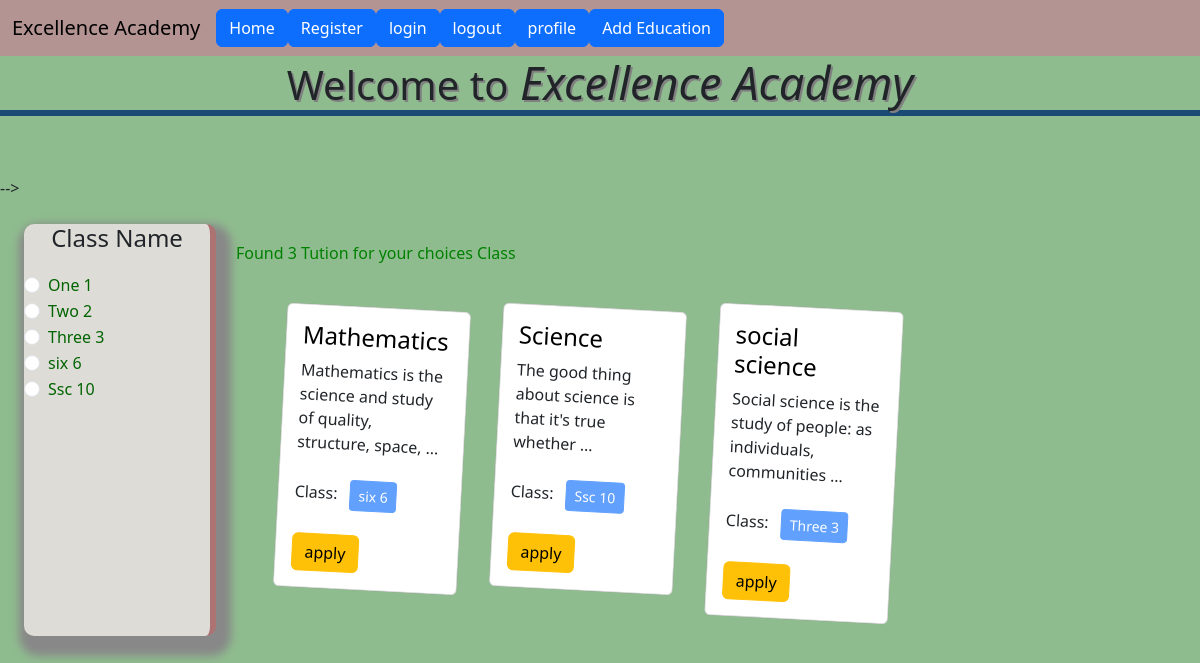
The app's page / (signed in) with its own data.
### ClassCtg/models.py (models this page shows, shortened)
class Category(models.Model):
    name=models.CharField(max_length=100)
    slug = models.SlugField(max_length=100,unique=True,null=True,blank=True)

### Tution/models.py (models this page shows, shortened)
class Tution(models.Model):
    title=models.CharField(max_length=50)
    content=models.TextField()
    category=models.ManyToManyField(Category)  # ekta post multiple categorir moddeh thakteh pare abar akta categorir moddeh multiple post takte pareh
    TutionApprove=models.BooleanField(default=False)

### Excellence_Academy/views.py (the view)
# urls.py: 2. Add a URL to urlpatterns:  path('', views.home, name='home')
def home(request,category_slug=None):
    data = models.Tution.objects.all()
    if category_slug is not None:
        category =Category.objects.get(slug=category_slug)
        data=models.Tution.objects.filter(category=category)
    catgories=Category.objects.all()
    return render(request,'home.html',{'data':data,'category':catgories})

### templates/home.html (shortened to what this page needs)
{% extends "base.html" %}
{% block content %}
    <h1 style="text-align: center; text-shadow: 2px 2px gray; border-bottom: 6px solid rgb(25, 74, 117); margin-bottom: 60px;"  >Welcome to<i class="material-icons" style="font-size:45px;"> Excellence Academy</i></h1>  -->
    {% if user.is_authenticated %}
<div class="d-flex flex-wrap p-4">
    <div class="col-2"
        style="background-color:rgb(222, 220, 215); border-radius: 10px; border-right: 6px solid rgb(173, 114, 114); box-shadow: 5px 10px 8px 10px #888888;">
        <h4 style="text-align: center;margin-bottom: 20px;">Class Name</h4>
        {% for cat in category %}
        <div class="form-check">
            <input class="form-check-input" type="radio" name="category" id="{{cat.id}}">
            <label class="form-check-label" for="{{cat.id}}">
                <a href="{% url 'category_wise_post' cat.slug %}"
                    style="text-decoration: none; margin-bottom: 100px; color:darkgreen;">{{cat.name}}</a>
            </label>
        </div>
        {% endfor %}
    </div>
    <div class="col-10">
        <h6 style="padding: 20px; color: green;">Found {{ data | length }} Tution for your choices Class</h6>
        <div class="d-flex flex-wrap  px-5 ">
            {% for post in data %}
            <div class="col-sm-3 p-3">
                <div class="card" style="transform: rotate(3deg); position: relative;
                animation: mymove 5s infinite; @keyframes mymove {
  from {top: 0px;}
  to {top: 200px;}
}">
                    <div class="card-body">
                        <h4 class="card-title"><a href="{% comment %}{% url 'details' post.id %}{% endcomment %}"
                                style="text-decoration: none ;color: black;">{{post.title}}</a></h4>
                        <p class="card-text">{{post.content | truncatewords:10}}</p>
                        <p>Class: {% for cat in post.category.all %}
                            <button class="btn btn-primary btn-sm m-2" disabled>{{cat.name}}</button>
                            {% endfor %}
                        </p>
                        <a class="btn btn-warning" href="tution/apply">apply</a>
                    </div>
                </div>
            </div>
            {% endfor %}
        </div>
    </div>
</div>
{% endif %}
{% endblock content %}

### records on screen
Category: name "One 1"
Category: name "Two 2"
Category: name "Three 3"
Category: name "six 6"
Category: name "Ssc 10"
Tution: title "Mathematics", content "Mathematics is the science and study of quality, structure, space, …"
Tution: title "Science", content "The good thing about science is that it's true whether …"
Tution: title "social science", content "Social science is the study of people: as individuals, communities …"

### other values on screen
{{ data | length }} "3"
